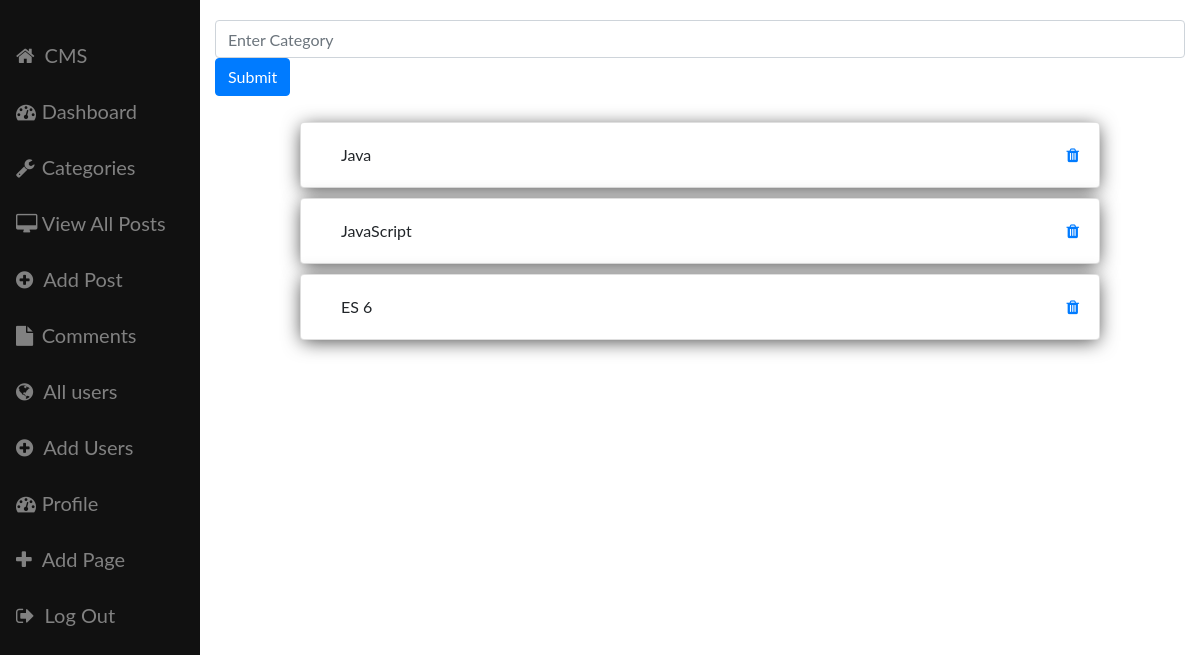
Screenshot of /admin/categories.php (signed in) with the database file from the repository.
### tables this page shows
CREATE TABLE `category` (
  `id` int(3) NOT NULL,
  `title` varchar(255) NOT NULL,
  `status` varchar(255) NOT NULL
);

### admin/controller/category_controller.php (the view, shortened to what this page needs)
<?php
class category{
    static function get_all_categories(){
        global $connection;
        $query_print_all_category = "SELECT * FROM category";
        $result_all_category = mysqli_query($connection,$query_print_all_category);
        return $result_all_category;
    }
    static function print_all_categories(){
        $result = category::get_all_categories();
        while($row = mysqli_fetch_assoc($result)){
            ?>
            <div class="card category-card">
                <div class="card-body">
                    <?php echo $row['title'] ?>
                    <a class="right" href="categories.php?delete=<?php echo $row['id'];?>"><i class="fa fa-trash" aria-hidden="true"></i></a>
                </div>
            </div>
            <?php
        }
    }
}
?>

### admin/css/sb-admin.css (style rules this page uses)
body { padding:0px; margin: 0px; padding-top: 20px; }
.card { max-width: 800px; margin: 0 auto; -webkit-box-shadow: 0px 3px 19px -2px rgba(0,0,0,0.75); -moz-box-shadow: 0px 3px 19px -2px rgba(0,0,0,0.75); box-shadow: 0px 3px 19px -2px rgba(0,0,0,0.75); }
body { font-family: "Lato", sans-serif; }
.card-body { margin-left: 20px; }
.right { float: right; }
.category-card { margin-top: 10px; }
.category-card:last-of-type { margin-bottom: 30px; }

### rows the page displays
category: title "Java"
category: title "JavaScript"
category: title "ES 6"
